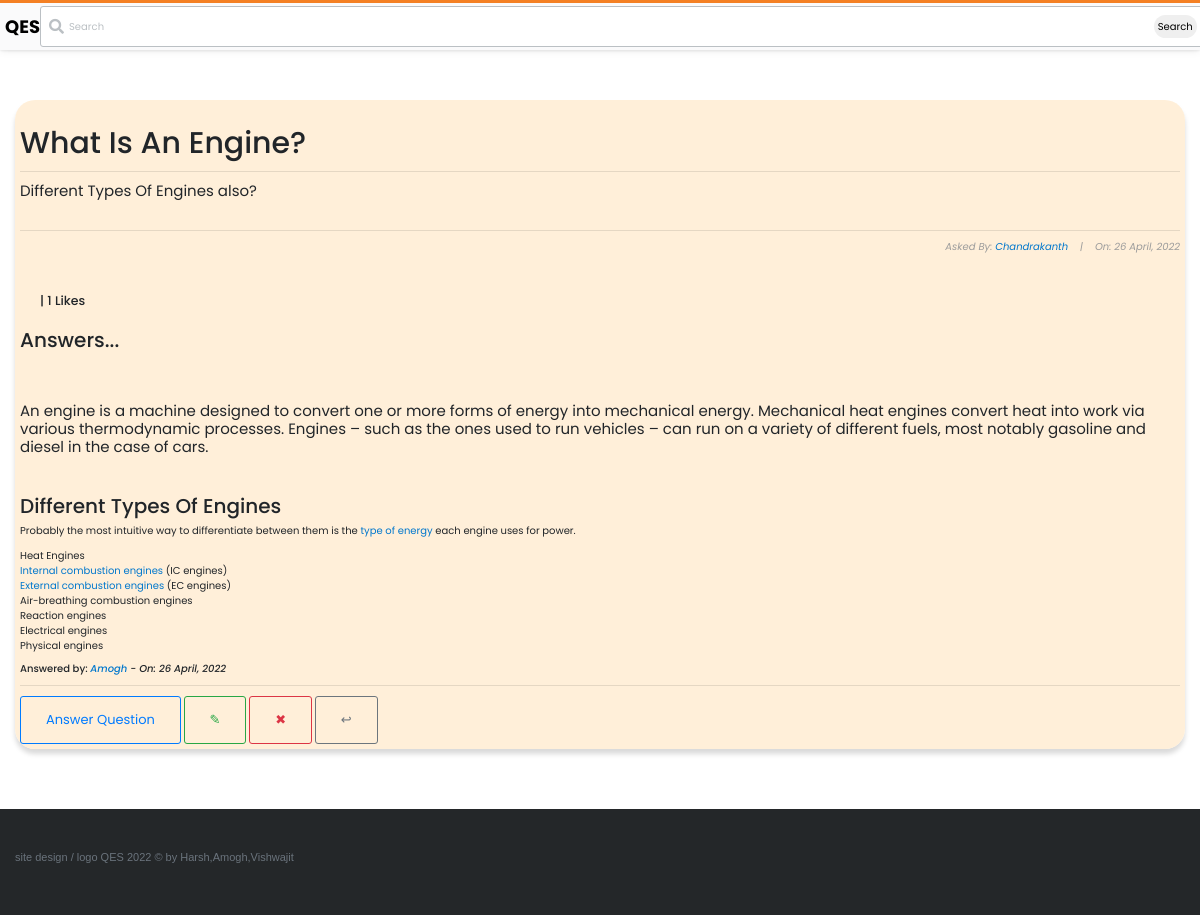
Page /questions/11/ (signed in) on the committed database.
### stackbase/models.py (models this page shows, shortened)
class Question(models.Model):
    user = models.ForeignKey(User, on_delete=models.CASCADE)
    title = models.CharField(max_length=10000)
    content = RichTextField()
    likes = models.ManyToManyField(User, related_name='question_post')
    date_created = models.DateTimeField(default=timezone.now)
    def total_likes(self):
        return self.likes.count()

class Comment(models.Model):
    question = models.ForeignKey(Question, related_name="comment", on_delete=models.CASCADE)
    name = models.CharField(max_length=1000)
    content = RichTextField()
    date_created = models.DateTimeField(default=timezone.now)

### stackbase/views.py (the view)
# urls.py: path('questions/<int:pk>/', views.QuestionDetailView.as_view(), name="question-detail"),
class QuestionDetailView(DetailView):
    model = Question
    def get_context_data(self, *args, **kwargs):
        context = super(QuestionDetailView, self).get_context_data()
        something = get_object_or_404(Question, id=self.kwargs['pk'])
        total_likes = something.total_likes()
        liked = False
        if something.likes.filter(id=self.request.user.id).exists():
            liked = True
        context['total_likes'] = total_likes
        context['liked'] = liked
        return context

### stackbase/templates/stackbase/question_detail.html (shortened to what this page needs)
{% extends 'base.html' %}
{% block content %}
<!DOCTYPE html>
<html lang="en">
<head>
</head>
<body>
    <div class="container">
        <div class="list-question">
            <div class="questions">
                <div class="container" style="background-color: rgba(255, 235, 209, 0.808); padding: 5px; box-shadow: rgba(0, 0, 0, 0.15) 0px 5px 5px 0px; border-radius: 20px;" >
                    <h3 id="fh3">{{question.title}}</h3>
                    <hr>
                    <h6 id="fh6">{{ question.content|safe }}</h6>
                    <hr>
                    <h6 id="fh6" style="font-size: 10px; font-style: italic; color: rgb(155, 155, 155); text-align: right;">Asked By: <a href="{% url 'profile' %}">{{ object.user|title }}</a>&nbsp;&nbsp;&nbsp; |&nbsp;&nbsp;&nbsp; On: {{ object.date_created|date:"j F, Y" }}</h6>
                    <br>
                        <form action="{% url 'stackbase:like_post' object.pk %}" method="POST">
                            {% if user.is_authenticated %}
                                {% if liked %}
                                    <div style="display: flex; align-items: center; margin-left: 10px;">
                                        <h5 style="margin-left: 10px; cursor: pointer;"> |  {{ total_likes }} Likes</h5>
                                    </div>
                                {% endif %}
                            {% else %}
                                <h5 style="margin-left: 10px; cursor: pointer;"><a href="{% url 'login' %}">Login</a> to Like Question |  {{ total_likes }} Likes</h5>
                            {% endif %}
                        </form>
                    <br>
                    <h2>Answers...</h2> <br><br><br>
                    {% if not question.comment.all %}
                        <h3>No Answers yet... <a href="">Answer Question</a> </h3>
                    {% else %}
                        {% for comment in question.comment.all %}
                            <h3 style="font-weight: normal; font-size: 15px;">{{comment.content|safe}}</h3>
                            <h3 style="font-size: 10px;">Answered by: <i><a href="">{{comment.name}}</a> - On: {{comment.date_created|date:"j F, Y"}}</i></h3>
                            <hr>
                        {% endfor %}
                    {% endif %}
                    <a class="btn btn-outline-primary" id="fa" href="{% url 'stackbase:question-comment' question.id %}" style="text-decoration: none;">Answer Question</a>
                    <a style="text-decoration: none; " class="btn btn-outline-success" href="{% url 'stackbase:question-update' question.id %}">&#x270E;</a>
                    <a style="text-decoration: none; " class="btn btn-outline-danger" href="{% url 'stackbase:question-delete' question.id %}">&#x2716;</a>
                    <a style="text-decoration: none; " class="btn btn-outline-secondary" href="{% url 'stackbase:question-lists' %}">&#x21a9;</a>
                </div> <br><br>
                </div> <br>
            </div>
        </div>
        <br>
</body>
</html>
{% endblock content %}

### static/main.css (style rules this page uses)
:root { --white: #fff; --black: #0c0d0e; --orange: #f48024; --yellow: #fbf2d4; --green: #5eba7d; --blue: #0077cc; --powder: #e1ecf4; --red: #d1383d; --black-025: #fafafb; --black-050: #eff0f1; --black-075: #e4e6e8; --black-100: #d6d9dc; --black-150: #c8ccd0; --black-200: #bbc0c4; --black-300: #9fa6ad; --black-350: #9199a1; --black-400: #848d95; --black-500: #6a737c; --black-600: #535a60; --black-700: #3c4146; --black-750: #2f3337; --black-800: #242729; --black-900: #0c0d0e; --orange-050: #fff7f2; --orange-100: #fee3cf; --orange-200: #fcd0ad; --orange-300: #f7aa6d; --orange-400: #f48024; --orange-500: #f2720c; --orange-600: #da670b; --orange-700: #bd5c00; --orange-800: #a35200; --orange-900: #874600; --blue-050: #f2f9ff; --blue-100: #cfeafe; --blue-200: #addafc; --blue-300: #6cbbf7; --blue-400: #379fef; --blue-500: #0095ff; --blue-600: #0077cc; --blue-700: #0064bd; --blue-800: #0054a3; --blue-900: #004487; --powder-050: #f4f8fb; --powder-100: #e1ecf4; --powder-200: #d1e5f1; --powder-300: #b3d3ea; --powder-400: #a0c7e4; --powder-500: #7aa7c7; --powder-600: #5b8db1; --powder-700: #39739d; --powder-800: #2c5777; --powder-900: #1e3c52; --green-025: #eef8f1; --green-050: #dcf0e2; --green-100: #cae8d4; --green-200: #a6d9b7; --green-300: #82ca9a; --green-400: #5eba7d; --green-500: #48a868; --green-600: #3d8f58; --green-700: #2f6f44; --green-800: #29603b; --green-900: #1e472c; --yellow-050: #fdf7e3; --yellow-100: #fbf2d4; --yellow-200: #f1e5bc; --yellow-300: #e6d178; --yellow-400: #e9c63f; --yellow-500: #ddb624; --yellow-600: #cea51b; --yellow-700: #b89516; --yellow-800: #9f8010; --yellow-900: #826a0b; --red-050: #fdf3f4; --red-100: #f9d3d7; --red-200: #f4b4bb; --red-300: #e87c87; --red-400: #de535e; --red-500: #d1383d; --red-600: #c02d2e; --red-700: #ac2726; --red-800: #942121; --red-900: #7a1819; --gold: #ffcc01; --gold-lighter: #fff4d1; --gold-darker: #f1b600; --silver: #b4b8bc; --silver-lighter: #e8e8e8; --silver-darker: #9a9c9f; --bronze: #caa789; --bronze-lighter: #f2e9e1; --bronze-darker: #ab825f; --fc-dark: #0c0d0e; --fc-medium: #3c4146; --fc-light: #6a737c; --focus-ring: rgba(0,149,255,0.15); --focus-ring-success: rgba(166,217,183,0.4); --focus-ring-warning: rgba(233,198,63,0.4); --focus-ring-error: rgba(192,45,46,0.15); --focus-ring-muted: rgba(36,39,41,0.1); --bs-sm: 0 1px 2px rgba(0,0,0,0.05),0 1px 4px rgba(0,0,0,0.05),0 2px 8px rgba(0,0,0,0.05); --bs-md: 0 1px 3px rgba(0,0,0,0.06),0 2px 6px rgba(0,0,0,0.06),0 3px 8px rgba(0,0,0,0.09); --bs-lg: 0 1px 4px rgba(0,0,0,0.09),0 3px 8px rgba(0,0,0,0.09),0 4px 13px rgba(0,0,0,0.13); --scrollbar: rgba(0,0,0,0.2); --highlight-bg: #f6f6f6; --highlight-color: #2f3337; --highlight-comment: #656e77; --highlight-punctuation: var(--black-600); --highlight-namespace: #b75501; --highlight-attribute: #015692; --highlight-literal: #b75501; --highlight-symbol: #803378; --highlight-keyword: #015692; --highlight-variable: #54790d; --highlight-addition: #2f6f44; --highlight-deletion: #c02d2e; --dark-blue:#2b2d6e; --magnolia:#f7f6f9; }
*, *::before, *::after { margin: 0; padding: 0; box-sizing: border-box; }
html { font-family: Arial, "Helvetica Neue", Helvetica, sans-serif; font-size: 10px; color: var(--black-800); }
.container { width: 100%; max-width: 126.4rem; margin: 0 auto; padding: 0 1.5rem; }
ul { list-style: none; }
a { text-decoration: none; color: var(--blue-600); cursor: pointer; }
.btn { text-align: center; font-size: 1.3rem; border-radius: 3px; transition: all 0.5s; padding: 1.3rem 2.5rem; }

### stackbase/templates/stackbase/question_detail.html (style rules this page uses)
body { margin-top: 100px; font-family: 'Poppins', sans-serif; }
#fh3 { text-align: center; font-size: 30px; padding-top: 20px; text-align: left; }
#fh6 { text-align: left; font-size: 15px; padding-bottom: 20px; font-weight: normal; }

### rows in the picture
Question: title "What Is An Engine?", content "Different Types Of Engines also?", user "Chandrakanth", date_created "26 April, 2022"
Comment: content "An engine is a machine designed to convert one or more forms of energy into mechanical energy. Mechanical heat engines convert heat into work via various thermodynamic processes. Engines – such as the ones used to run vehicles – can run on a variety of different fuels, most notably gasoline and diesel in the case of cars. Different Types Of Engines Probably the most intuitive way to differentiate between them is the type of energy each engine uses for power. Heat Engines Internal combustion engines (IC engines) External combustion engines (EC engines) Air-breathing combustion engines Reaction engines Electrical engines Physical engines", name "Amogh", date_created "26 April, 2022"

### other values in the picture
{{ total_likes }} "1"
